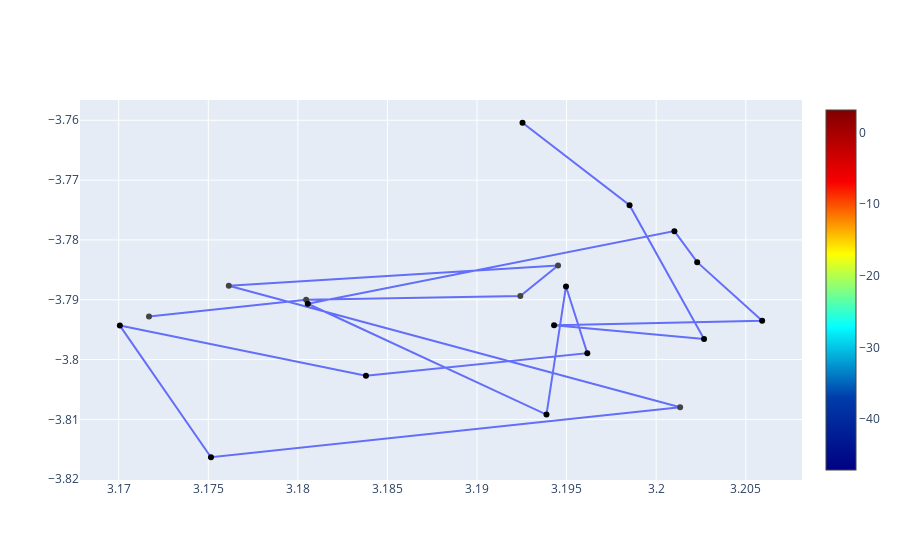

Notebook code cell kept with this figure:
### Code cell
data = go.Scatter(x=lon, y=lat, mode ="lines+markers", marker = dict(color = y[2,:], colorscale='jet', showscale=True))
fig = go.Figure(data=data)
fig.show()

### Figure 1 — Plotly figure (JSON) as saved in the notebook; plotly's stock layout.template omitted (floating-point values rounded to 4 significant figures; data arrays with more than 128 entries replaced by an {"elided": "..."} marker saying what was removed)
{"data": [{"marker": {"color": {"elided": "6x200 float values"}, "colorscale": [[0, "rgb(0,0,131)"], [0.2, "rgb(0,60,170)"], [0.4, "rgb(5,255,255)"], [0.6, "rgb(255,255,0)"], [0.8, "rgb(250,0,0)"], [1, "rgb(128,0,0)"]], "showscale": true}, "mode": "lines+markers", "type": "scatter", "x": [3.172, 3.18, 3.192, 3.195, 3.176, 3.201, 3.175, 3.17, 3.184, 3.196, 3.195, 3.194, 3.181, 3.201, 3.202, 3.206, 3.194, 3.203, 3.199, 3.193], "y": [-3.793, -3.79, -3.789, -3.784, -3.788, -3.808, -3.816, -3.794, -3.803, -3.799, -3.788, -3.809, -3.791, -3.779, -3.784, -3.794, -3.794, -3.797, -3.774, -3.76]}], "layout": {}}
